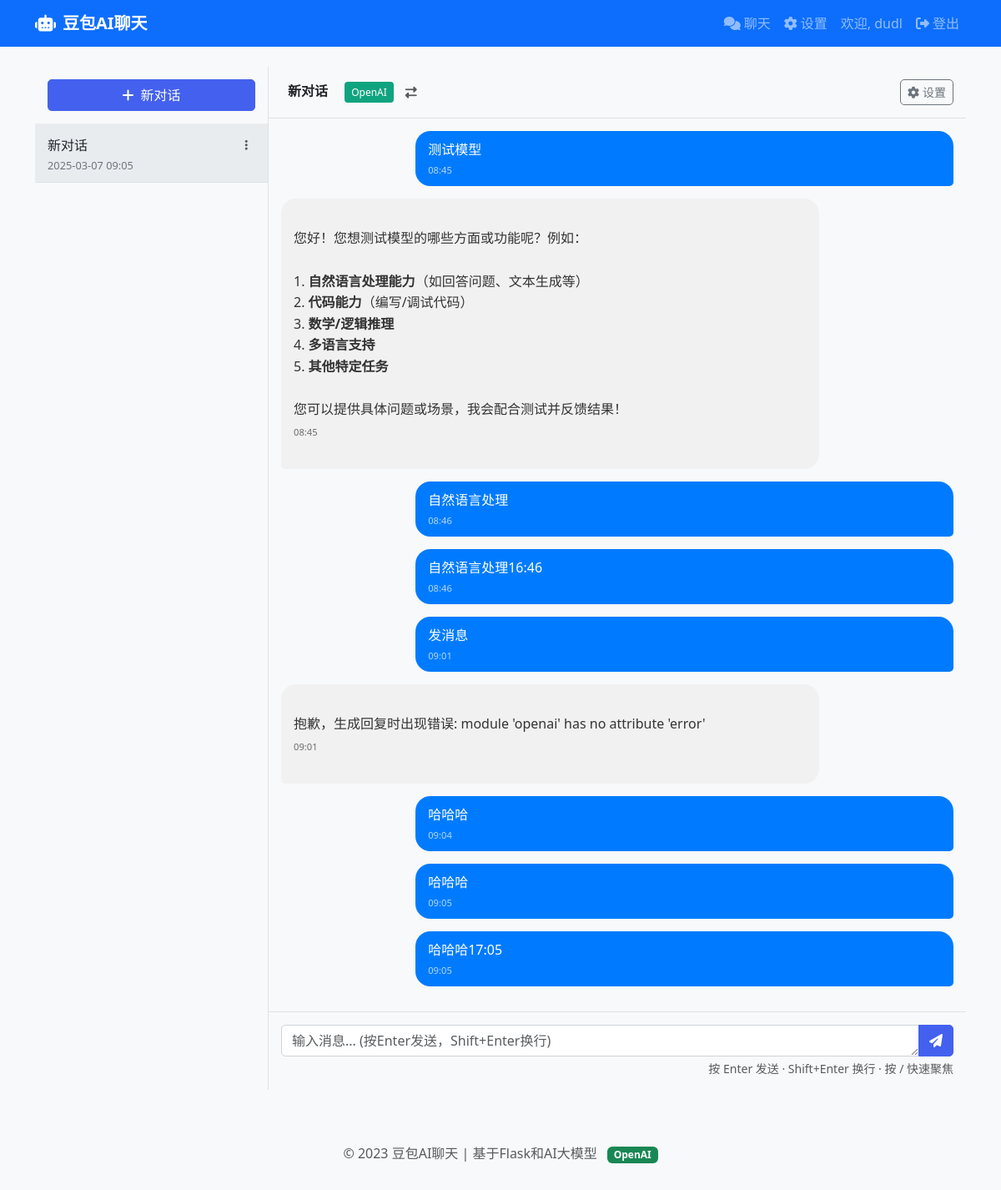
/chat/?chat_id=3 (signed in), run on an earlier commit of the app's database.
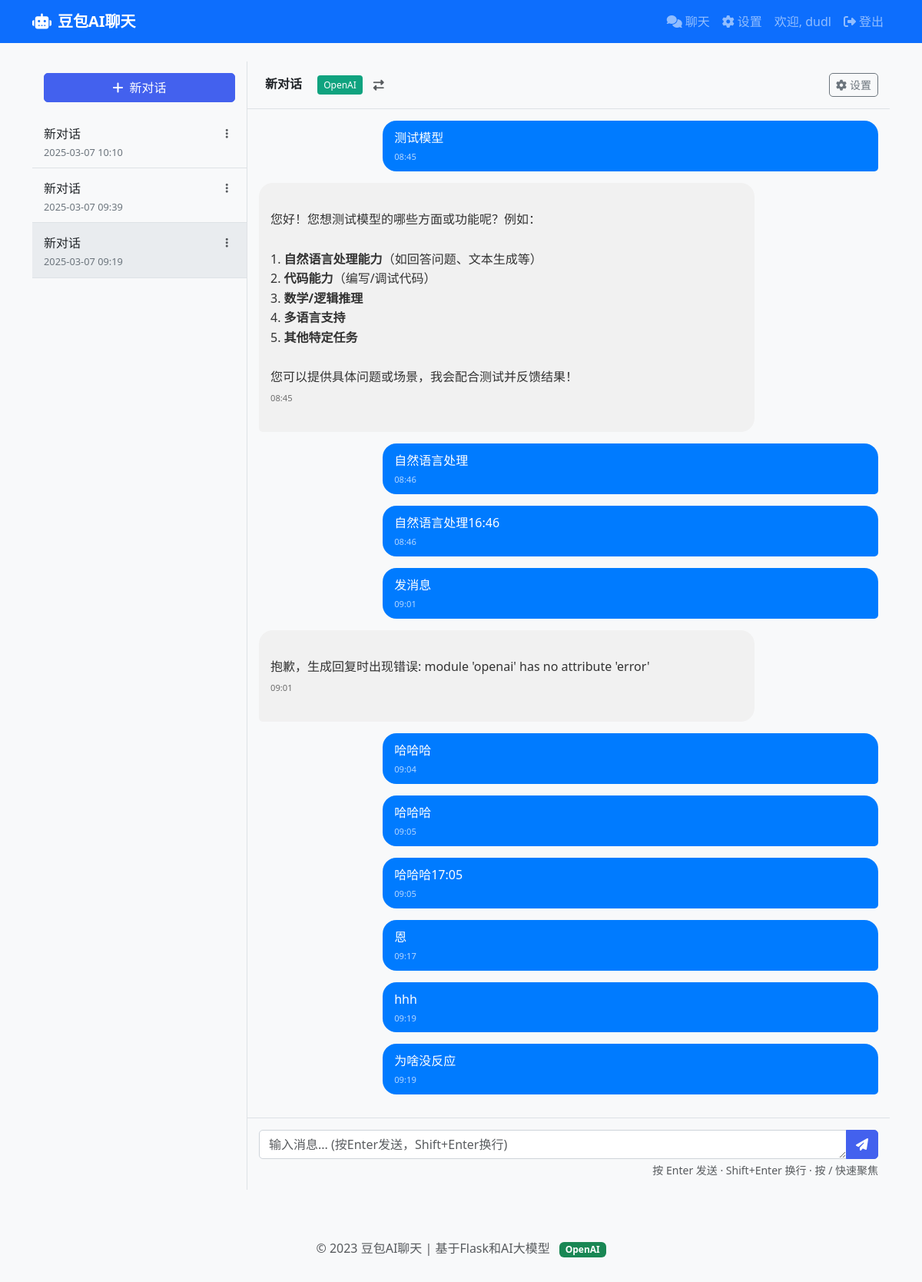
And on a later commit of the database.
### app/models/user.py (models this page shows, shortened)
class User(UserMixin, db.Model):
    __tablename__ = 'users'
    id = db.Column(db.Integer, primary_key=True)
    username = db.Column(db.String(64), unique=True, index=True, nullable=False)
    email = db.Column(db.String(120), unique=True, index=True, nullable=False)
    password_hash = db.Column(db.String(128), nullable=False)
    created_at = db.Column(db.DateTime, default=datetime.utcnow)
    last_login = db.Column(db.DateTime, default=datetime.utcnow)
    chats = db.relationship('Chat', backref='user', lazy='dynamic', cascade='all, delete-orphan')
    @property
    def password(self):
        """Prevent password from being accessed."""
        raise AttributeError('password is not a readable attribute')

### app/models/chat.py (models this page shows, shortened)
class Chat(db.Model):
    __tablename__ = 'chats'
    id = db.Column(db.Integer, primary_key=True)
    title = db.Column(db.String(100), nullable=False, default='新对话')
    user_id = db.Column(db.Integer, db.ForeignKey('users.id'), nullable=False)
    created_at = db.Column(db.DateTime, default=datetime.utcnow)
    updated_at = db.Column(db.DateTime, default=datetime.utcnow, onupdate=datetime.utcnow)
    messages = db.relationship('Message', backref='chat', lazy='dynamic', cascade='all, delete-orphan')

class Message(db.Model):
    __tablename__ = 'messages'
    id = db.Column(db.Integer, primary_key=True)
    chat_id = db.Column(db.Integer, db.ForeignKey('chats.id'), nullable=False)
    role = db.Column(db.String(10), nullable=False)  # 'user' or 'assistant'
    content = db.Column(db.Text, nullable=False)
    created_at = db.Column(db.DateTime, default=datetime.utcnow)

### app/routes/chat.py (the view)
@chat_bp.route('/')
@login_required
def index():
    chats = Chat.query.filter_by(user_id=current_user.id).order_by(Chat.updated_at.desc()).all()
    active_chat_id = request.args.get('chat_id')
    active_chat = None
    if active_chat_id:
        active_chat = Chat.query.filter_by(id=active_chat_id, user_id=current_user.id).first()
    if not active_chat and chats:
        active_chat = chats[0]
    if not active_chat:
        active_chat = Chat(user_id=current_user.id)
        db.session.add(active_chat)
        db.session.commit()
        chats = [active_chat]
    messages = Message.query.filter_by(chat_id=active_chat.id).order_by(Message.created_at).all()
    current_model = current_app.config.get('AI_MODEL_TYPE', 'openai')
    custom_model_id = current_app.config.get('CUSTOM_MODEL_ID', '')
    custom_model = None
    custom_models = []
    if current_model == 'custom' and custom_model_id:
        from app.models.custom_model import CustomModel
        custom_model = CustomModel.query.filter_by(id=custom_model_id, user_id=current_user.id).first()
        custom_models = CustomModel.query.filter_by(user_id=current_user.id, is_active=True).all()
    else:
        from app.models.custom_model import CustomModel
        custom_models = CustomModel.query.filter_by(user_id=current_user.id, is_active=True).all()
    return render_template('chat.html',
                          title='个人AI聊天',
                          chats=chats,
                          active_chat=active_chat,
                          messages=messages,
                          current_model=current_model,
                          custom_model=custom_model,
                          custom_model_id=custom_model_id,
                          custom_models=custom_models)

### app/models/user.py (called while the page is built)
@login_manager.user_loader
def load_user(user_id):
    return User.query.get(int(user_id))

### app/templates/chat.html (shortened to what this page needs)
{% extends "base.html" %}
{% block content %}
<div class="chat-container">
    <div class="chat-sidebar" id="chatSidebar">
        <div class="d-grid gap-2 new-chat-btn">
            <button class="btn btn-primary" id="newChatBtn">
                <i class="fas fa-plus me-2"></i>新对话
            </button>
        </div>
        <div class="chat-list">
            {% for chat in chats %}
            <div class="chat-item {% if chat.id == active_chat.id %}active{% endif %}" data-chat-id="{{ chat.id }}">
                <div class="d-flex justify-content-between align-items-center">
                    <div class="chat-item-title">{{ chat.title }}</div>
                    <div class="dropdown">
                        <button class="btn btn-sm btn-link text-muted chat-options" data-bs-toggle="dropdown">
                            <i class="fas fa-ellipsis-v"></i>
                        </button>
                    </div>
                </div>
                <div class="chat-item-time">{{ chat.updated_at.strftime('%Y-%m-%d %H:%M') }}</div>
            </div>
            {% endfor %}
        </div>
    </div>
    <div class="chat-main">
        <div class="chat-header d-flex justify-content-between align-items-center">
            <div>
                <span class="ms-2 fw-bold">{{ active_chat.title }}</span>
                <div class="d-inline-block model-switcher">
                    {% if current_model == 'deepseek' %}
                    <span class="model-badge model-badge-deepseek">DeepSeek</span>
                    {% elif current_model == 'siliconflow' %}
                    <span class="model-badge model-badge-siliconflow">硅谷流动</span>
                    {% elif current_model == 'custom' %}
                    <span class="model-badge model-badge-custom">{{ custom_model.display_name }}</span>
                    {% else %}
                    <span class="model-badge model-badge-openai">OpenAI</span>
                    {% endif %}
                    <button class="btn btn-sm btn-link text-muted model-switch-btn" data-bs-toggle="dropdown" aria-expanded="false">
                        <i class="fas fa-exchange-alt"></i>
                    </button>
                </div>
            </div>
            <div>
                <a href="{{ url_for('chat.settings') }}" class="btn btn-sm btn-outline-secondary">
                    <i class="fas fa-cog me-1"></i>设置
                </a>
            </div>
        </div>
        <div class="chat-messages" id="chatMessages">
            {% if messages %}
                {% for message in messages %}
                <div class="chat-bubble {% if message.role == 'user' %}user-message{% else %}assistant-message{% endif %}">
                    {{ message.content|safe }}
                    <div class="message-time">{{ message.created_at.strftime('%H:%M') }}</div>
                </div>
                {% endfor %}
            {% endif %}
        </div>
        <div class="chat-input">
            <form id="messageForm" data-chat-id="{{ active_chat.id }}">
                <div class="input-group">
                    <textarea class="form-control" id="messageInput" rows="1" placeholder="输入消息... (按Enter发送，Shift+Enter换行)" required></textarea>
                    <button class="btn btn-primary" type="submit">
                        <i class="fas fa-paper-plane"></i>
                    </button>
                </div>
                <div class="form-text text-end small mt-1">
                    <span class="text-muted">按 Enter 发送 · Shift+Enter 换行 · 按 / 快速聚焦</span>
                </div>
            </form>
        </div>
    </div>
</div>
{% endblock %}

### app/templates/base.html (shortened to what this page needs)
<!DOCTYPE html>
<html lang="zh-CN">
<head>
    <link href="https://cdn.jsdelivr.net/npm/bootstrap@5.3.0/dist/css/bootstrap.min.css" rel="stylesheet">
    <link rel="stylesheet" href="https://cdnjs.cloudflare.com/ajax/libs/font-awesome/6.4.0/css/all.min.css">
    <link rel="stylesheet" href="{{ url_for('static', filename='css/style.css') }}">
</head>
<body>
    <nav class="navbar navbar-expand-lg navbar-dark bg-primary">
        <div class="container">
            <a class="navbar-brand" href="{{ url_for('chat.index') }}">
                <i class="fas fa-robot me-2"></i>豆包AI聊天
            </a>
            <div class="collapse navbar-collapse" id="navbarNav">
                <ul class="navbar-nav ms-auto">
                    {% if current_user.is_authenticated %}
                    <li class="nav-item">
                        <a class="nav-link" href="{{ url_for('chat.index') }}">
                            <i class="fas fa-comments me-1"></i>聊天
                        </a>
                    </li>
                    <li class="nav-item">
                        <a class="nav-link" href="{{ url_for('chat.settings') }}">
                            <i class="fas fa-cog me-1"></i>设置
                        </a>
                    </li>
                    <li class="nav-item">
                        <span class="nav-link">欢迎, {{ current_user.username }}</span>
                    </li>
                    <li class="nav-item">
                        <a class="nav-link" href="{{ url_for('auth.logout') }}">
                            <i class="fas fa-sign-out-alt me-1"></i>登出
                        </a>
                    </li>
                    {% endif %}
                </ul>
            </div>
        </div>
    </nav>
    <div class="container mt-4">
        {% block content %}{% endblock %}
    </div>
    <footer class="footer mt-5 py-3 bg-light">
        <div class="container text-center">
            <span class="text-muted">© 2023 豆包AI聊天 | 基于Flask和AI大模型</span>
            {% if current_model == 'deepseek' %}
            <span class="badge bg-primary ms-2">DeepSeek</span>
            {% elif current_model == 'siliconflow' %}
            <span class="badge bg-danger ms-2">硅谷流动</span>
            {% else %}
            <span class="badge bg-success ms-2">OpenAI</span>
            {% endif %}
        </div>
    </footer>
</body>
</html>

### app/static/css/style.css (style rules this page uses)
body { font-family: 'Segoe UI', Tahoma, Geneva, Verdana, sans-serif; background-color: #f8f9fa; }
.navbar-brand { font-weight: 600; }
.btn { border-radius: 5px; font-weight: 500; }
.btn-primary { background-color: #4361ee; border-color: #4361ee; }
.form-control { border-radius: 5px; border: 1px solid #ced4da; }
.footer { margin-top: auto; }
.assistant-message { line-height: 1.6; }

### app/templates/chat.html (style rules this page uses)
.chat-container { height: calc(100vh - 200px); display: flex; }
.chat-sidebar { width: 280px; border-right: 1px solid #dee2e6; overflow-y: auto; }
.chat-main { flex: 1; display: flex; flex-direction: column; }
.chat-header { padding: 15px; border-bottom: 1px solid #dee2e6; }
.chat-messages { flex: 1; overflow-y: auto; padding: 15px; }
.chat-input { padding: 15px; border-top: 1px solid #dee2e6; }
.chat-bubble { max-width: 80%; margin-bottom: 15px; padding: 10px 15px; border-radius: 18px; position: relative; }
.user-message { background-color: #007bff; color: white; margin-left: auto; border-bottom-right-radius: 5px; }
.assistant-message { background-color: #f1f1f1; color: #333; margin-right: auto; border-bottom-left-radius: 5px; }
.chat-item { padding: 10px 15px; border-bottom: 1px solid #dee2e6; cursor: pointer; }
.chat-item.active { background-color: #e9ecef; }
.chat-item-title { font-weight: 500; white-space: nowrap; overflow: hidden; text-overflow: ellipsis; }
.chat-item-time { font-size: 0.8rem; color: #6c757d; }
.new-chat-btn { margin: 15px; }
.message-time { font-size: 0.7rem; margin-top: 5px; opacity: 0.7; }
.model-badge { font-size: 0.75rem; padding: 0.25rem 0.5rem; border-radius: 0.25rem; margin-left: 0.5rem; }
.model-badge-openai { background-color: #10a37f; color: white; }
.model-switcher { position: relative; margin-left: 0.5rem; }
.model-switch-btn { padding: 0.1rem 0.3rem; margin-left: 0.25rem; border-radius: 0.25rem; color: #6c757d; }
.assistant-message { line-height: 1.6; }

What changed in the data, as far as the page shows it:
added Chat: title "新对话", updated_at "2025-03-07 10:10"
added Chat: title "新对话", updated_at "2025-03-07 09:39"
changed Chat (number 3 of 3 on the later page): updated_at "2025-03-07 09:05" → "2025-03-07 09:19"
added Message: content "恩", created_at "09:17"
added Message: content "hhh", created_at "09:19"
added Message: content "为啥没反应", created_at "09:19"
